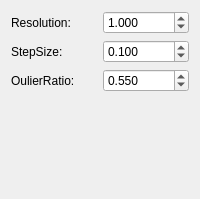
             <widget class="QWidget" name="NormalDistributionsTransform">
              <layout class="QVBoxLayout" name="verticalLayout_28">
               <item>
                <layout class="QHBoxLayout" name="horizontalLayout_40">
                 <item>
                  <widget class="QLabel" name="label_37">
                   <property name="text">
                    <string>Resolution: </string>
                   </property>
                  </widget>
                 </item>
                 <item>
                  <widget class="QDoubleSpinBox" name="dspin_resolution">
                   <property name="decimals">
                    <number>3</number>
                   </property>
                   <property name="maximum">
                    <double>99999.000000000000000</double>
                   </property>
                   <property name="value">
                    <double>1.000000000000000</double>
                   </property>
                  </widget>
                 </item>
                </layout>
               </item>
               <item>
                <layout class="QHBoxLayout" name="horizontalLayout_41">
                 <item>
                  <widget class="QLabel" name="label_38">
                   <property name="text">
                    <string>StepSize: </string>
                   </property>
                  </widget>
                 </item>
                 <item>
                  <widget class="QDoubleSpinBox" name="dspin_step_size">
                   <property name="decimals">
                    <number>3</number>
                   </property>
                   <property name="maximum">
                    <double>99999.000000000000000</double>
                   </property>
                   <property name="value">
                    <double>0.100000000000000</double>
                   </property>
                  </widget>
                 </item>
                </layout>
               </item>
               <item>
                <layout class="QHBoxLayout" name="horizontalLayout_42">
                 <item>
                  <widget class="QLabel" name="label_39">
                   <property name="text">
                    <string>OulierRatio: </string>
                   </property>
                  </widget>
                 </item>
                 <item>
                  <widget class="QDoubleSpinBox" name="dspin_outlier_ratio">
                   <property name="decimals">
                    <number>3</number>
                   </property>
                   <property name="maximum">
                    <double>99999.000000000000000</double>
                   </property>
                   <property name="value">
                    <double>0.550000000000000</double>
                   </property>
                  </widget>
                 </item>
                </layout>
               </item>
               <item>
                <spacer name="verticalSpacer_19">
                 <property name="orientation">
                  <enum>Qt::Vertical</enum>
                 </property>
                 <property name="sizeHint" stdset="0">
                  <size>
                   <width>20</width>
                   <height>96</height>
                  </size>
                 </property>
                </spacer>
               </item>
              </layout>
             </widget>
